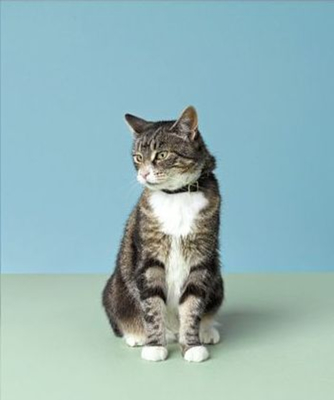
#> input picture catskin.jpg, 334 x 400 px
$ jupyter execute opencv2imagescomparing.ipynb   (older library calls are emulated)
#> lines starting #> are read from the running program, lines starting #| are printed output that depends on the picture; after the words box and inside, x2 and y2 are one past the last pixel; in counts of white or black regions, pixels touching at a corner belong together; long printed decimals are rounded
[cell 1]
from skimage.measure import compare_ssim
import cv2
import numpy as np


before = cv2.imread('catskin.jpg')
#> before is the input picture: shape (400, 334, 3); mean B, G, R 183.7, 181.3, 148.6
after = cv2.imread('catfat.jpg')
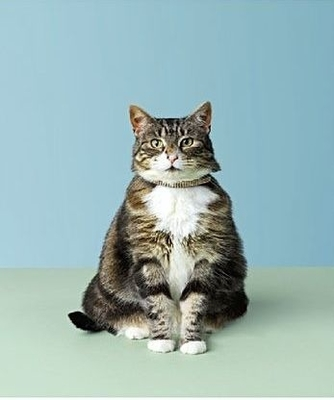
#> input picture catfat.jpg, 334 x 400 px
#> after is the input picture: shape (400, 334, 3); mean B, G, R 180.8, 181, 153.5
print(before.shape)
#| (400, 334, 3)
print(after.shape)
#| (400, 334, 3)
print(before)
#> (printed output is left out)
# Converstest imaginile in gri scale
before_gray = cv2.cvtColor(before, cv2.COLOR_BGR2GRAY)
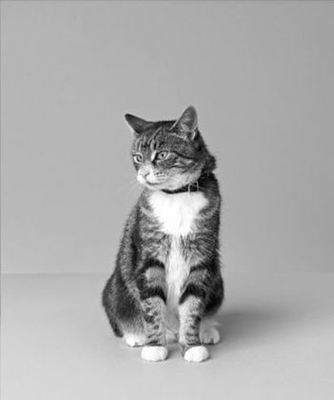
#> before_gray: shape (400, 334); min 2, max 255, mean 171.8
after_gray = cv2.cvtColor(after, cv2.COLOR_BGR2GRAY)
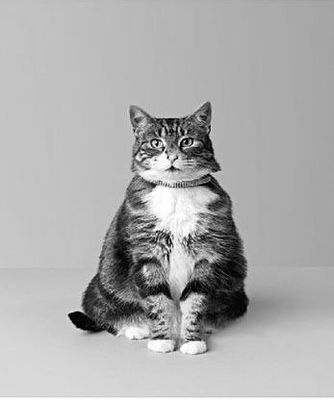
#> after_gray: shape (400, 334); min 0, max 255, mean 172.8
d1 = cv2.matchShapes(before_gray,after_gray,cv2.CONTOURS_MATCH_I1,0)
#> d1 = 0.000422
print('d1',d1)
#| d1 0.0004223
d2 = cv2.matchShapes(before_gray,after_gray,cv2.CONTOURS_MATCH_I2,0)
#> d2 = 0.00376
print('d1',d2)
#| d1 0.00376

d3 = cv2.matchShapes(before_gray,after_gray,cv2.CONTOURS_MATCH_I3,0)
#> d3 = 0.00126
print('d1',d3)
#| d1 0.001259


# gaseste similaritate SSIM
(score, diff) = compare_ssim(before_gray, after_gray, full=True)
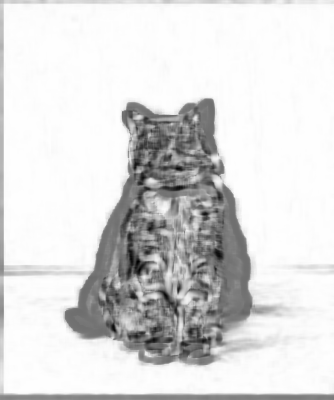
#> diff: shape (400, 334) float64; min -0.771, max 1, mean 0.751; drawn with min black and max white
#> score = 0.756
print("Image similarity", score)
#| Image similarity 0.7559


# The diff image contine imaginea actuala a diferentelor dintre cele2 imagine
# reprezentata in range [0,1]
#  convert array to 8-bit
# [0,255] inainte sa o folosim
diff = (diff * 255).astype("uint8")
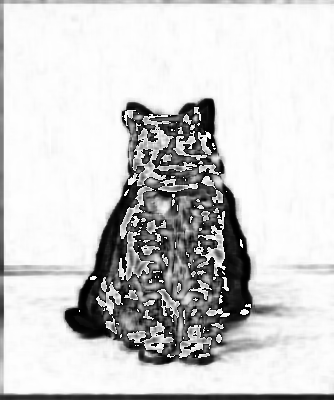
#> diff: shape (400, 334); min 0, max 255, mean 206.2

# Threshold the difference image, + gasirea de contur
# obtinrea regiunilor celor 2 imagine
thresh = cv2.threshold(diff, 0, 255, cv2.THRESH_BINARY_INV | cv2.THRESH_OTSU)[1]
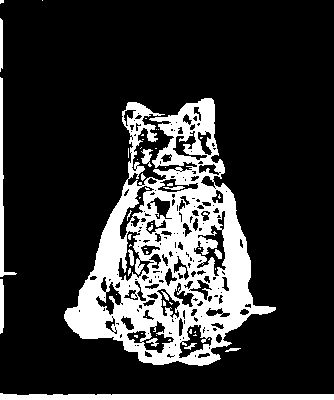
#> thresh: shape (400, 334); 19.9% white; 54 white regions (40 under 20 px)
contours = cv2.findContours(thresh.copy(), cv2.RETR_EXTERNAL, cv2.CHAIN_APPROX_SIMPLE)
#> contours = 20 contours, 13 with area under 20; largest, box (x1, y1, x2, y2) and area: (64, 98, 276, 366) 30290, (0, 393, 334, 400) 1642, (0, 77, 17, 277) 496, (0, 279, 4, 334) 150, (0, 18, 3, 72) 97, (141, 149, 153, 167) 86, (225, 348, 241, 352) 20
contours = contours[0] if len(contours) == 2 else contours[1]
moments = cv2.moments(thresh)
#> moments = moments, m00 6791670, centre m10/m00, m01/m00 = (162.7, 258.3)

# [12 lines of commented-out code are left out]


mask = np.zeros(after.shape, dtype='uint8')
print('mask', mask)
#> (printed output is left out)
area1 = np.count_nonzero(mask)
#> area1 = 0
#> mask: shape (400, 334, 3); every value is 0
print('area', area1)
#| area 0
filled_after = before.copy()
# area1 = cv2.contourArea(cnt)
# print('area countours 1', area1)
area1 = cv2.countNonZero(thresh)
#> area1 = 26634
print('area thresh', area1)
#| area thresh 26634
for c in contours:
    area = cv2.contourArea(c)
    print("area countours", area)
    if area > 300:
        x,y,w,h = cv2.boundingRect(c)
        cv2.rectangle(before, (x, y), (x + w, y + h), (50,255,50), 2)
        cv2.rectangle(after, (x, y), (x + w, y + h), (50,255,50), 2)
        cv2.drawContours(mask, [c], 0, (0,0,255), -1)
#> this loop made 20 passes
#> (area, x, y, w, h) on passes 1, 16, 17: (1641.5, 0, 393, 334, 7), (30289.5, 64, 98, 212, 268), (495.5, 0, 77, 17, 200)
#> area on passes 2, 3, 7, 18: 20, 149.5, 86, 97
#| area countours 1641.5
#| area countours 20.0
#| area countours 149.5
#| area countours 15.0
#| area countours 0.0
#| area countours 0.0
#| area countours 86.0
#| area countours 0.0
#> (further printed lines are left out)
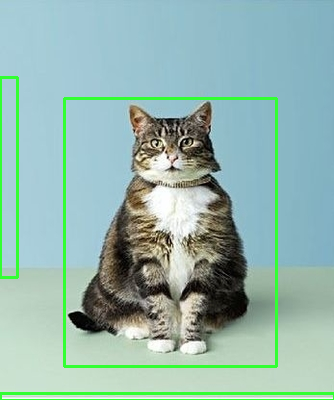
#> after: shape (400, 334, 3); 3.98% of pixels changed, all inside (x1, y1, x2, y2) = (0, 76, 334, 400)
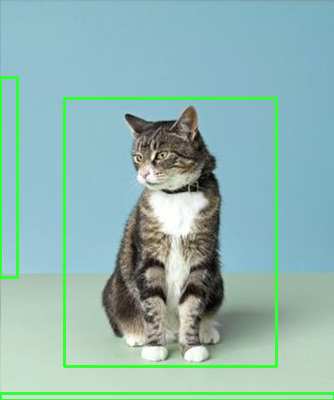
#> before: shape (400, 334, 3); 3.98% of pixels changed, all inside (x1, y1, x2, y2) = (0, 76, 334, 400)
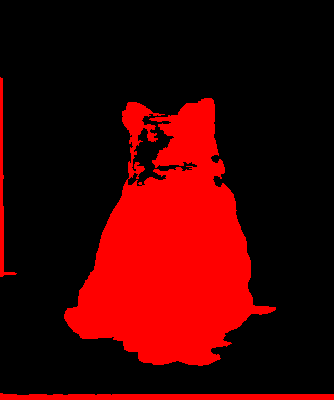
#> mask: shape (400, 334, 3); mean of channels 0, 1, 2 0, 0, 64.3; drawn as B, G, R
#         cv2.drawContours(filled_after, [c], 0, (0,255,0), -1)

area1 = np.count_nonzero(mask)
#> area1 = 33685
print('area mask', area1)
#| area mask 33685
cv2.imshow('before', before)
cv2.imshow('after', after)
cv2.imshow('diff',diff)
cv2.imshow('mask',mask)
print("SSIM: {}".format(score))
#| SSIM: 0.7559
cv2.imshow("Thresh", thresh)


# cv2.imshow('filled after',filled_after)
cv2.waitKey(0)
#> Out = 27
